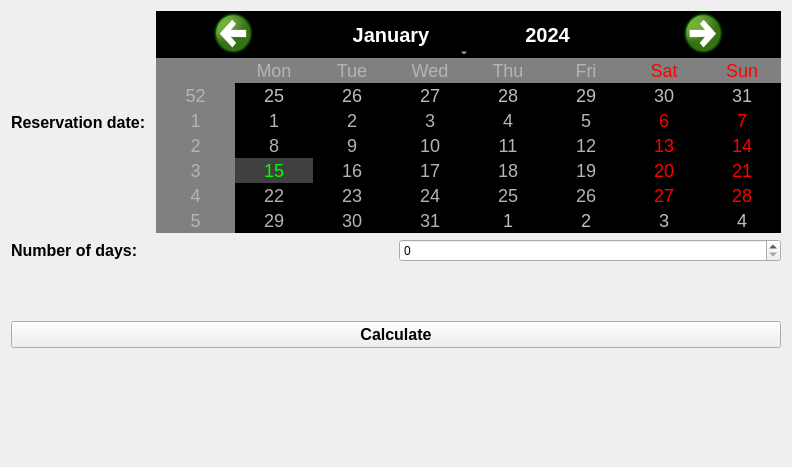
<?xml version="1.0" encoding="UTF-8"?>
<ui version="4.0">
 <class>Form</class>
 <widget class="QWidget" name="Form">
  <property name="geometry">
   <rect>
    <x>0</x>
    <y>0</y>
    <width>616</width>
    <height>467</height>
   </rect>
  </property>
  <property name="windowTitle">
   <string>Form</string>
  </property>
  <layout class="QVBoxLayout" name="verticalLayout">
   <item>
    <layout class="QHBoxLayout" name="horizontalLayout">
     <item>
      <widget class="QLabel" name="label_reservation">
       <property name="font">
        <font>
         <pointsize>12</pointsize>
         <bold>true</bold>
        </font>
       </property>
       <property name="text">
        <string>Reservation date: </string>
       </property>
      </widget>
     </item>
     <item>
      <widget class="QCalendarWidget" name="calendarWidget">
       <property name="styleSheet">
        <string notr="true">/* tool button styles */
QCalendarWidget QToolButton {
height: 40px;
width: 150px;
color:white;
font-size:20px;
icon-size:56px,56px;
background-color:black;
}

/*  header row  */
QCalendarWidget, QWidget {
alternate-background-color:rgb(128, 128, 128)
}

QCalendarWidget QAbstractItemView:enabled {

font-size:18px;
color:rgb(180, 180, 180);
background-color:black;
selection-background-color:rgb(64, 64, 64);
selection-color:rgb(0, 255, 0);
}
</string>
       </property>
      </widget>
     </item>
    </layout>
   </item>
   <item>
    <layout class="QHBoxLayout" name="horizontalLayout_2">
     <item>
      <widget class="QLabel" name="label_2">
       <property name="font">
        <font>
         <pointsize>12</pointsize>
         <bold>true</bold>
        </font>
       </property>
       <property name="text">
        <string>Number of days: </string>
       </property>
      </widget>
     </item>
     <item>
      <widget class="QSpinBox" name="spinBox"/>
     </item>
    </layout>
   </item>
   <item>
    <spacer name="verticalSpacer">
     <property name="orientation">
      <enum>Qt::Vertical</enum>
     </property>
     <property name="sizeHint" stdset="0">
      <size>
       <width>20</width>
       <height>40</height>
      </size>
     </property>
    </spacer>
   </item>
   <item>
    <widget class="QPushButton" name="pushButton">
     <property name="font">
      <font>
       <pointsize>12</pointsize>
       <bold>true</bold>
      </font>
     </property>
     <property name="text">
      <string>Calculate</string>
     </property>
    </widget>
   </item>
   <item>
    <spacer name="verticalSpacer_2">
     <property name="orientation">
      <enum>Qt::Vertical</enum>
     </property>
     <property name="sizeHint" stdset="0">
      <size>
       <width>20</width>
       <height>40</height>
      </size>
     </property>
    </spacer>
   </item>
   <item>
    <widget class="QLabel" name="label_3">
     <property name="font">
      <font>
       <pointsize>14</pointsize>
       <bold>true</bold>
      </font>
     </property>
     <property name="text">
      <string/>
     </property>
    </widget>
   </item>
   <item>
    <widget class="QLabel" name="label_result">
     <property name="font">
      <font>
       <pointsize>14</pointsize>
       <bold>true</bold>
      </font>
     </property>
     <property name="text">
      <string/>
     </property>
    </widget>
   </item>
  </layout>
 </widget>
 <resources/>
 <connections/>
</ui>
